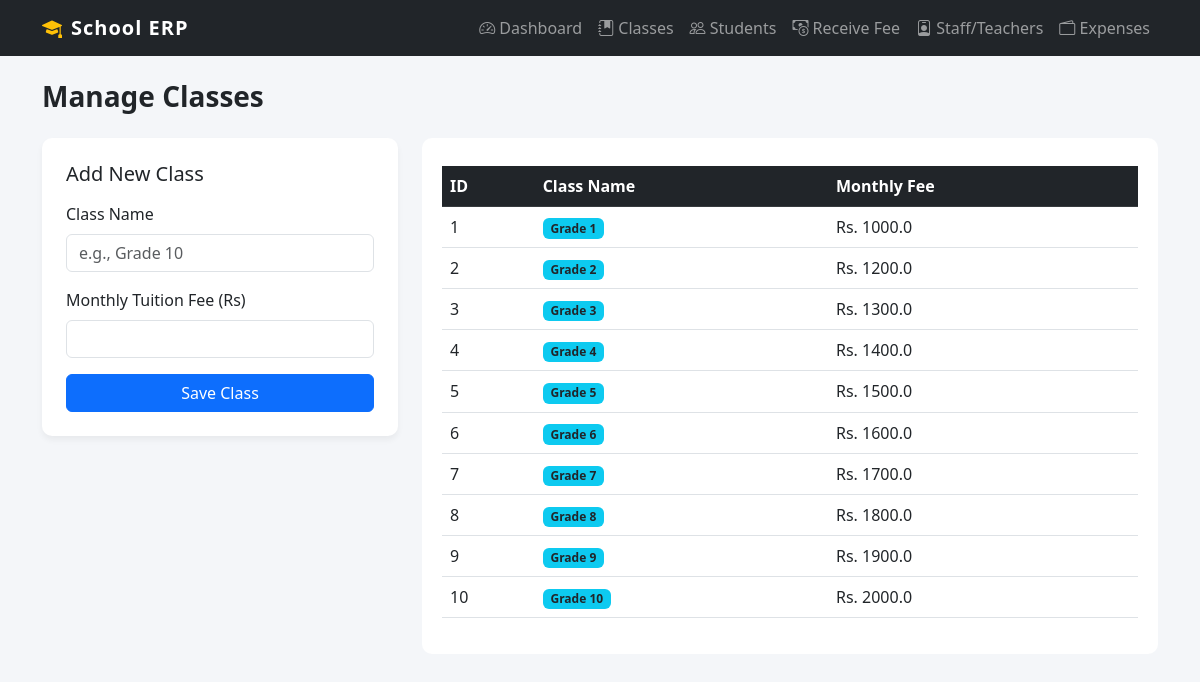
/classes-page, run on the app's committed database.
### model.py (models this page shows)
class ClassGrade(Base):
    __tablename__ = "classes"
    id = Column(Integer,primary_key=True,index=True)
    class_name = Column(String,unique=True,index=True)
    monthly_tuition_fee = Column(Float)
    students = relationship("Student" ,back_populates="student_class")

### main.py (the view)
@app.get("/classes-page")
def classes_page(request: Request, db: Session = Depends(get_db)):
    return templates.TemplateResponse("classes.html", {"request": request, "classes": db.query(model.ClassGrade).all()})

### templates/classes.html (shortened to what this page needs)
{% extends "base.html" %}
{% block content %}
<h3 class="fw-bold mb-4">Manage Classes</h3>
<div class="row">
    <div class="col-md-4 mb-4">
        <div class="card p-4">
            <h5 class="mb-3">Add New Class</h5>
            <form action="/submit-class" method="POST">
                <div class="mb-3">
                    <label class="form-label">Class Name</label>
                    <input type="text" name="class_name" class="form-control" placeholder="e.g., Grade 10" required>
                </div>
                <div class="mb-3">
                    <label class="form-label">Monthly Tuition Fee (Rs)</label>
                    <input type="number" name="monthly_tuition_fee" class="form-control" required>
                </div>
                <button type="submit" class="btn btn-primary w-100">Save Class</button>
            </form>
        </div>
    </div>
    <div class="col-md-8">
        <div class="table-responsive">
            <table class="table table-hover mt-2">
                <thead class="table-dark">
                    <tr>
                        <th>ID</th>
                        <th>Class Name</th>
                        <th>Monthly Fee</th>
                    </tr>
                </thead>
                <tbody>
                    {% for cls in classes %}
                    <tr>
                        <td>{{ cls.id }}</td>
                        <td><span class="badge bg-info text-dark">{{ cls.class_name }}</span></td>
                        <td>Rs. {{ cls.monthly_tuition_fee }}</td>
                    </tr>
                    {% else %}
                    <tr><td colspan="3" class="text-center text-muted">No classes found. Add a class first.</td></tr>
                    {% endfor %}
                </tbody>
            </table>
        </div>
    </div>
</div>
{% endblock %}

### templates/base.html (shortened to what this page needs)
<!DOCTYPE html>
<html lang="en">
<head>
    <link href="https://cdn.jsdelivr.net/npm/bootstrap@5.3.0/dist/css/bootstrap.min.css" rel="stylesheet">
    <link rel="stylesheet" href="https://cdn.jsdelivr.net/npm/bootstrap-icons@1.10.5/font/bootstrap-icons.css">
</head>
<body>
    <nav class="navbar navbar-expand-lg navbar-dark bg-dark mb-4">
        <div class="container">
            <a class="navbar-brand" href="/"><i class="bi bi-mortarboard-fill text-warning me-2"></i>School ERP</a>
            <div class="collapse navbar-collapse" id="navbarNav">
                <ul class="navbar-nav ms-auto">
                    <li class="nav-item"><a class="nav-link" href="/"><i class="bi bi-speedometer2"></i> Dashboard</a></li>
                    <li class="nav-item"><a class="nav-link" href="/classes-page"><i class="bi bi-journal-bookmark-fill"></i> Classes</a></li>
                    <li class="nav-item"><a class="nav-link" href="/students-page"><i class="bi bi-people"></i> Students</a></li>
                    <li class="nav-item"><a class="nav-link" href="/receive-fee-page"><i class="bi bi-cash-coin"></i> Receive Fee</a></li>
                    <li class="nav-item"><a class="nav-link" href="/employees-page"><i class="bi bi-person-badge"></i> Staff/Teachers</a></li>
                    <li class="nav-item"><a class="nav-link" href="/expenses-page"><i class="bi bi-wallet2"></i> Expenses</a></li>
                </ul>
            </div>
        </div>
    </nav>
    <div class="container pb-5">
        {% block content %}{% endblock %}
    </div>
</body>
</html>

### templates/base.html (style rules this page uses)
body { background-color: #f4f6f9; }
.navbar-brand { font-weight: bold; letter-spacing: 1px; }
.card { box-shadow: 0 4px 6px rgba(0,0,0,0.05); border: none; border-radius: 10px; }
.table-responsive { background: white; padding: 20px; border-radius: 10px; }

### data on the page
ClassGrade: id "1", class_name "Grade 1", monthly_tuition_fee "1000.0"
ClassGrade: id "2", class_name "Grade 2", monthly_tuition_fee "1200.0"
ClassGrade: id "3", class_name "Grade 3", monthly_tuition_fee "1300.0"
ClassGrade: id "4", class_name "Grade 4", monthly_tuition_fee "1400.0"
ClassGrade: id "5", class_name "Grade 5", monthly_tuition_fee "1500.0"
ClassGrade: id "6", class_name "Grade 6", monthly_tuition_fee "1600.0"
ClassGrade: id "7", class_name "Grade 7", monthly_tuition_fee "1700.0"
ClassGrade: id "8", class_name "Grade 8", monthly_tuition_fee "1800.0"
ClassGrade: id "9", class_name "Grade 9", monthly_tuition_fee "1900.0"
ClassGrade: id "10", class_name "Grade 10", monthly_tuition_fee "2000.0"
